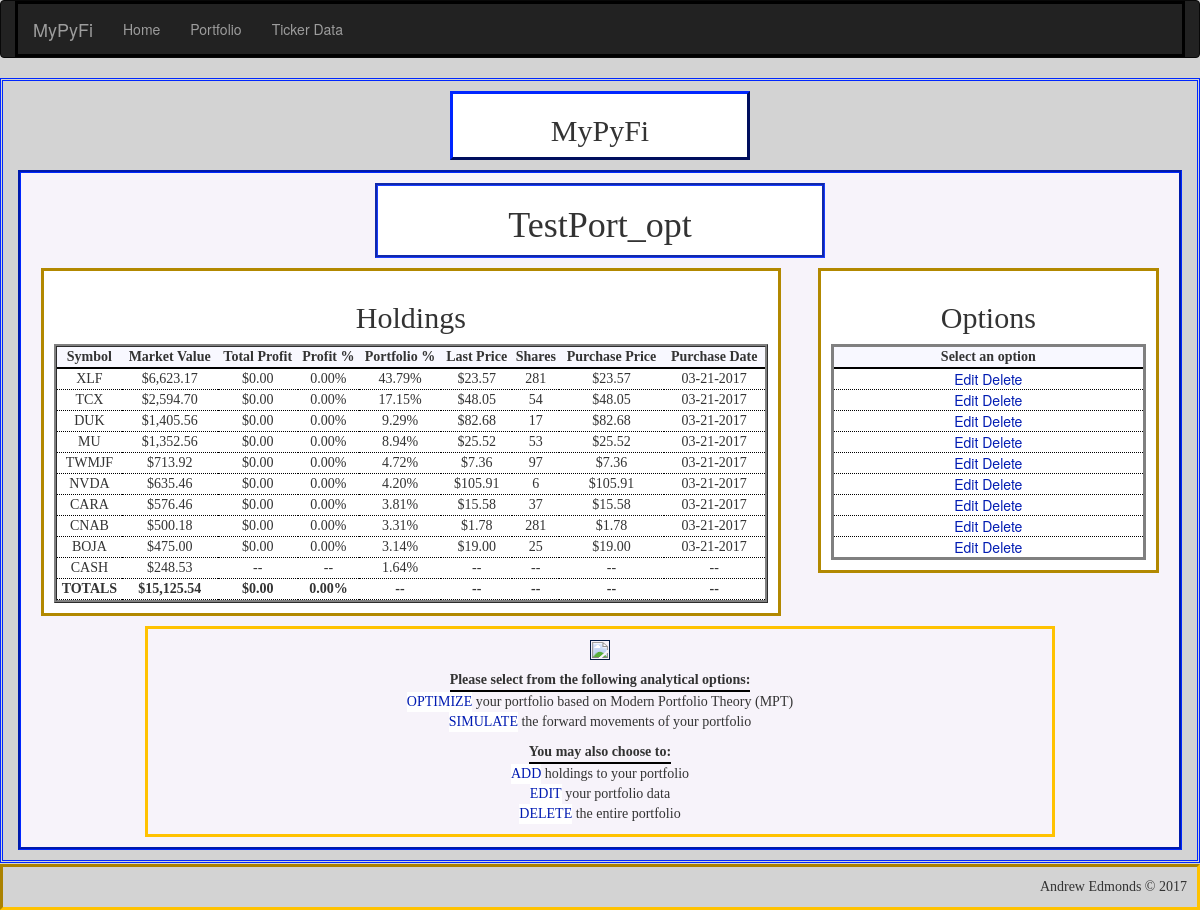
The page /portfolio/TestPort_opt on the database its author committed.
### app/models.py (models this page shows, shortened)
class Portfolio(db.Model):
    __tablename__ = 'portfolios'
    id = db.Column(db.Integer, primary_key=True, autoincrement=True)
    name = db.Column(db.String(25), unique=True)    # name of portfolio
    cash = db.Column(db.Float)                      # cash holdings within portfolio
    market_value = db.Column(db.Float)              # market value of all holdings + cash
    total_profit = db.Column(db.Float)              # total profits of all holdings
    invested = db.Column(db.Float)                  # total amount invested into holdings - excludes cash holding
    profit_percent = db.Column(db.Float)            # percent return on current amount invested - excludes cash holding
    num_holdings = db.Column(db.Integer)            # total number of holdings in portfolio - excludes cash holding
    holdings = db.relationship('Holding', backref='portfolio', lazy='dynamic')

class Holding(db.Model):
    __tablename__ = 'holdings'
    id = db.Column(db.Integer, primary_key=True, autoincrement=True)
    symbol = db.Column(db.String(6))            # stock symbol
    shares = db.Column(db.Integer)              # number of shares held
    market_value = db.Column(db.Float)          # market value of holding
    purch_date = db.Column(db.Date)             # date holding was purchased
    purch_price = db.Column(db.Float)           # share price on purchase date
    last_price = db.Column(db.Float)            # most recent price from pandas_dataframe module
    total_profit = db.Column(db.Float)          # total profits of holding ($)
    profit_percent = db.Column(db.Float)        # percent profit based on initial amount invested
    portfolio_percent = db.Column(db.Float)     # percent holding makes up of overall portfolio
    last_updated = db.Column(db.String)         # date holding's last_price attribute was updated
    portfolio_id = db.Column(db.Integer, db.ForeignKey('portfolios.id'))

### app/main/views.py (the view)
@main.route('/portfolio/<name>', methods=['GET', 'POST'])
def portfolio(name):
    portfolio = Portfolio.query.filter_by(name=name).first()
    if portfolio is None:
        abort(404)
    else:
        session['portfolio'] = str(portfolio.name)
    holding_data = portfolio.holdings.order_by(Holding.portfolio_percent.desc()).all()
    PortfolioPlot(portfolio)
    return render_template('portfolio/portfolio.html', name=name, holding_data=holding_data, cash=portfolio.cash)

### app/templates/portfolio/portfolio.html (shortened to what this page needs)
{% extends "base-detailed.html" %}
{% import "bootstrap/wtf.html" as wtf %}
{% block page_title %}
<h2>
    <center>MyPyFi</center>
</h2>
{% endblock %}
{% block main_title %}
<h1>{{ name }}</h1>
{% endblock %}
{% block main_focus %}
{% if not holding_data|count > 0 %}
<h1>
    <center>No Holdings Found!</center>
</h1>
<p>
<center>There are no holdings saved in the portfolio {{ name }}</center></p>
{% else %}
<h2>
    <center>Holdings</center>
</h2>
<table style="width:100%" id="portfolio_table">
    <tr>
        <th>
            <center>Symbol</center>
        </th>
        <th>
            <center>Market Value</center>
        </th>
        <th>
            <center>Total Profit</center>
        </th>
        <th>
            <center>Profit %</center>
        </th>
        <th>
            <center>Portfolio %</center>
        </th>
        <th>
            <center>Last Price</center>
        </th>
        <th>
            <center>Shares</center>
        </th>
        <th>
            <center>Purchase Price</center>
        </th>
        <th>
            <center>Purchase Date</center>
        </th>
    </tr>
    {% for holding in holding_data %}
    <tr>
        <td>
            <center>{{ holding["symbol"] | upper }}</center>
        </td>
        <td>
            <center>{{ "${:,.2f}".format(holding["last_price"]*holding["shares"]) }}</center>
        </td>
        <td>
            <center>{{ "${:,.2f}".format(holding["total_profit"]) }}</center>
        </td>
        <td>
            <center>{{ "{0:.2f}%".format(holding["profit_percent"]*100) }}</center>
        </td>
        <td>
            <center>{{ "{0:.2f}%".format(holding["portfolio_percent"]*100) }}</center>
        </td>
        <td>
            <center>{{ "${:,.2f}".format(holding["last_price"]) }}</center>
        </td>
        <td>
            <center>{{ holding["shares"] }}</center>
        </td>
        <td>
            <center>{{ "${:,.2f}".format(holding["purch_price"]) }}</center>
        </td>
        <td>
            <center>{{ "{:%m-%d-%Y}".format(holding["purch_date"]) }}</center>
        </td>
    </tr>
    {% endfor %}
    <tr id="cash_row">
        <td>
            <center>CASH</center>
        </td>
        <td>
            <center>{{ "${:,.2f}".format(cash) }}</center>
        </td>
        <td>
            <center>--</center>
        </td>
        <td>
            <center>--
            </center>
        </td>
        <td>
            <center>{{
                "{0:.2f}%".format(100*cash/(holding_data|sum(attribute="market_value")+cash))
                }}
            </center>
        </td>
        <td>
            <center>--
            </center>
        </td>
        <td>
            <center>--
            </center>
        </td>
        <td>
            <center>--
            </center>
        </td>
        <td>
            <center>--
            </center>
        </td>
    </tr>
    <tr id="focus_total_row">
        <td>
            <center>TOTALS</center>
        </td>
        <td>
            <center>{{ "${:,.2f}".format(cash + holding_data|sum(attribute="market_value")) }}</center>
        </td>
        <td>
            <center>{{ "${:,.2f}".format(holding_data|sum(attribute="total_profit")) }}</center>
        </td>
        <td>
            <center>{{
                "{0:.2f}%".format(100*holding_data|sum(attribute="total_profit")/holding_data|sum(attribute="market_value"))
                }}
            </center>
        </td>
        <td>
            <center>--
            </center>
        </td>
        <td>
            <center>--
            </center>
        </td>
        <td>
            <center>--
            </center>
        </td>
        <td>
            <center>--
            </center>
        </td>
        <td>
            <center>--
            </center>
        </td>
    </tr>
</table>
{% endif %}
{% endblock %}
{% block main_options %}
{% if not holding_data|count > 0 %}
<h1>
    <center>No Holdings Found!</center>
</h1>
<p>
<center>There are no holdings saved in the portfolio {{ name }}</center></p>
{% else %}
<h2>
    <center>Options</center>
</h2>
<table style="width:100%" id="options_table">
    <tr>
        <th>
            <center>Select an option</center>
        </th>
    </tr>
    {% for holding in holding_data %}
    <tr>
        <td>
            <a class="button"
               href="{{ url_for('main.holding_edit', name=name, symbol=holding['symbol'], holding_id = holding['id'])}}">Edit</a>
            <a class="button"
               href="{{ url_for('main.holding_delete_ask', name=name, symbol=holding['symbol'], holding_id = holding['id'])}}">Delete</a>
        </td>
    </tr>
    {% endfor %}
</table>
{% endif %}
{% endblock %}
{% block verbage %}
<img src="{{ url_for('static',filename='portfolio_plot.png') }}">
<table style="width:100%" id="verbage_action_table">
    <tr>
        <th>
            <center>Please select from the following analytical options:</center>
        </th>
    </tr>
    <tr>
        <td>
            <a class="button" href="{{ url_for('main.portfolio_optimal_ask', name=name) }}">OPTIMIZE</a>
            your portfolio based on Modern Portfolio Theory (MPT)
        </td>
    </tr>
    <tr>
        <td>
            <a class="button" href="{{ url_for('main.portfolio_simulate_ask', name=name) }}">SIMULATE</a>
            the forward movements of your portfolio
        </td>
    </tr>
</table>
<table style="width:100%" id="verbage_edit_table">
    <tr>
        <th>
            <center>You may also choose to:</center>
        </th>
    </tr>
    <tr>
        <td>
            <a class="button" href="{{ url_for('main.holding_add', name=name) }}">ADD</a>
            holdings to your portfolio
        </td>
    </tr>
    <tr>
        <td>
            <a class="button" href="{{ url_for('main.portfolio_edit', name=name) }}">EDIT</a>
            your portfolio data
        </td>
    </tr>
    <tr>
        <td>
            <a class="button" href="{{ url_for('main.portfolio_delete_ask', name=name) }}">DELETE</a> the entire
            portfolio
        </td>
    </tr>
</table>
{% endblock %}

### app/static/css/style_main.css (style rules this page uses)
body { background-color: lightgray; }
#main h2 { font-family: "Palatino Linotype"; }
#main th { font-family: "Bitstream Vera Sans Mono"; border-bottom: 2pt solid black; }
#portfolio_table { border-collapse: separate; border-style: ridge; background-color: #F4F1F7; }
#main-focus th { background-color: ghostwhite; }
#main-focus td { font-family: "Felix Titling"; border-bottom: 1pt dotted black; background-color: white; }
#focus_total_row { font-weight: bold; }
#options_table { text-align: center; border-style: solid; background-color: #F4F1F7; }
#main-options th { background-color: ghostwhite; }
#main-options td { font-family: Verdana, "Helvetica Neue", Arial, Helvetica, Geneva, sans-serif; border-bottom: 1pt dotted black; background-color: white; }
#verbage th { display: inline-block; }
.button { background-color: white; color: #001BB2; border: thin; text-align: center; text-decoration: none; display: inline-block; cursor: pointer; }
img { padding:1px; border:1px solid #021a40; }

### rows shown on the page
Portfolio: name "TestPort_opt", cash "$248.53"
Holding: symbol "XLF", holding['last_price']*holding['shares'] "$6,623.17", total_profit "$0.00", holding['profit_percent']*100 "0.00%", holding['portfolio_percent']*100 "43.79%", last_price "$23.57", shares "281", purch_price "$23.57", purch_date "03-21-2017"
Holding: symbol "TCX", holding['last_price']*holding['shares'] "$2,594.70", total_profit "$0.00", holding['profit_percent']*100 "0.00%", holding['portfolio_percent']*100 "17.15%", last_price "$48.05", shares "54", purch_price "$48.05", purch_date "03-21-2017"
Holding: symbol "DUK", holding['last_price']*holding['shares'] "$1,405.56", total_profit "$0.00", holding['profit_percent']*100 "0.00%", holding['portfolio_percent']*100 "9.29%", last_price "$82.68", shares "17", purch_price "$82.68", purch_date "03-21-2017"
Holding: symbol "MU", holding['last_price']*holding['shares'] "$1,352.56", total_profit "$0.00", holding['profit_percent']*100 "0.00%", holding['portfolio_percent']*100 "8.94%", last_price "$25.52", shares "53", purch_price "$25.52", purch_date "03-21-2017"
Holding: symbol "TWMJF", holding['last_price']*holding['shares'] "$713.92", total_profit "$0.00", holding['profit_percent']*100 "0.00%", holding['portfolio_percent']*100 "4.72%", last_price "$7.36", shares "97", purch_price "$7.36", purch_date "03-21-2017"
Holding: symbol "NVDA", holding['last_price']*holding['shares'] "$635.46", total_profit "$0.00", holding['profit_percent']*100 "0.00%", holding['portfolio_percent']*100 "4.20%", last_price "$105.91", shares "6", purch_price "$105.91", purch_date "03-21-2017"
Holding: symbol "CARA", holding['last_price']*holding['shares'] "$576.46", total_profit "$0.00", holding['profit_percent']*100 "0.00%", holding['portfolio_percent']*100 "3.81%", last_price "$15.58", shares "37", purch_price "$15.58", purch_date "03-21-2017"
Holding: symbol "CNAB", holding['last_price']*holding['shares'] "$500.18", total_profit "$0.00", holding['profit_percent']*100 "0.00%", holding['portfolio_percent']*100 "3.31%", last_price "$1.78", shares "281", purch_price "$1.78", purch_date "03-21-2017"
Holding: symbol "BOJA", holding['last_price']*holding['shares'] "$475.00", total_profit "$0.00", holding['profit_percent']*100 "0.00%", holding['portfolio_percent']*100 "3.14%", last_price "$19.00", shares "25", purch_price "$19.00", purch_date "03-21-2017"

### other values the page prints
{{ "${:,.2f}".format(cash + holding_data|sum(attribute="market_value")) }} "$15,125.54"
{{ "${:,.2f}".format(holding_data|sum(attribute="total_profit")) }} "$0.00"
